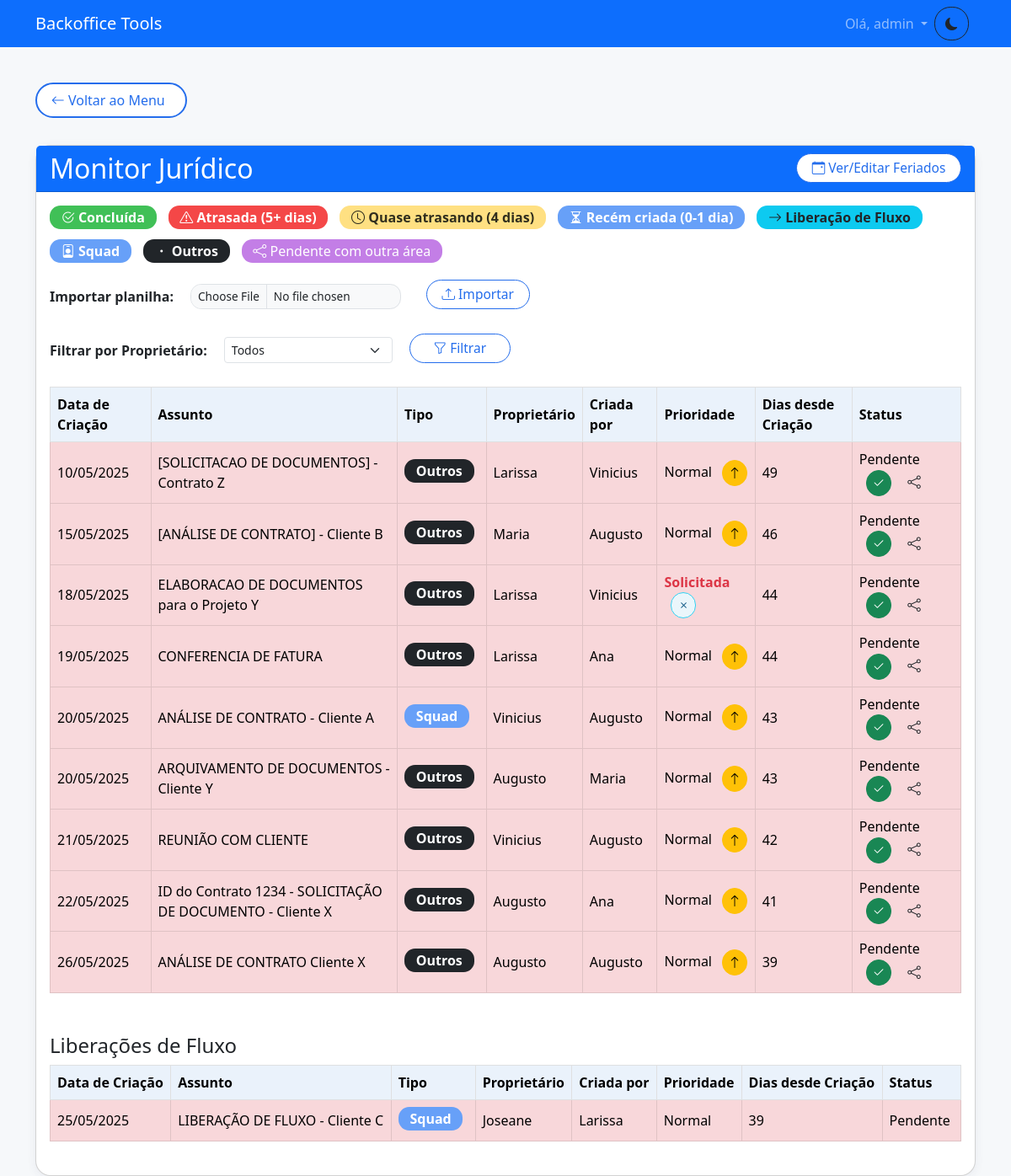
/monitor_juridico (signed in), run on the app's committed database.
### models.py (models this page shows, shortened)
class AtividadeJuridica(db.Model):
    id = db.Column(db.Integer, primary_key=True)
    tipo = db.Column(db.String(120), nullable=True)
    assunto = db.Column(db.String(255), nullable=True)
    data_criacao = db.Column(db.Date, nullable=False)
    proprietario = db.Column(db.String(120), nullable=True)
    criado_por = db.Column(db.String(120), nullable=True)
    prioridade = db.Column(db.String(50), default='Normal')
    status = db.Column(db.String(50), default='Pendente')
    data_ultimo_status = db.Column(db.DateTime, default=datetime.utcnow)
    areas_pendentes = db.Column(db.String(255), nullable=True)

### app.py (the view, shortened to what this page needs)
@app.route('/monitor_juridico', methods=['GET', 'POST'])
@permission_required('can_access_monitor_juridico')
def monitor_juridico():
    all_holidays_db = Feriado.query.order_by(Feriado.data).all()
    feriados_for_calc = {f.data for f in all_holidays_db}
    feriados_str = [f.format_date_br() for f in all_holidays_db]
    erro = None
    filter_proprietario = request.args.get('filter_proprietario', '').strip()
    def primeiro_nome(nome_completo):
        return str(nome_completo).strip().split(' ')[0] if nome_completo and str(nome_completo).strip() else ""
    query_atividades = AtividadeJuridica.query
    all_activities_from_db = query_atividades.all()
    atividades_geral = []
    atividades_liberacao = []
    for row_obj in all_activities_from_db:
        data_criacao = row_obj.data_criacao
        assunto = row_obj.assunto
        proprietario = primeiro_nome(row_obj.proprietario)
        criado_por = primeiro_nome(row_obj.criado_por)
        prioridade = row_obj.prioridade
        current_status_db = row_obj.status
        tipo_atividade = row_obj.tipo
        areas_pendentes_db = row_obj.areas_pendentes
        hoje = datetime.now().date()
        dias = dias_uteis_entre_datas(data_criacao, hoje, feriados_for_calc)
        cor = ''
        status_display = current_status_db
        if str(current_status_db).lower() == 'concluída':
            cor = 'table-success'
            status_display = 'Concluída'
        elif areas_pendentes_db and areas_pendentes_db.strip() and areas_pendentes_db.lower() != 'null':
            cor = 'table-area-externa'
            status_display = f"Pendente: {areas_pendentes_db.replace(',', ', ')}"
        elif isinstance(dias, int) and dias >= 5:
            cor = 'table-danger'
            status_display = 'Atrasada'
        elif isinstance(dias, int) and dias == 4:
            cor = 'table-warning'
            status_display = 'Quase atrasando'
        elif isinstance(dias, int) and dias <= 1:
            cor = 'table-primary'
            status_display = 'Recém criada'
        else:
            status_display = 'Pendente'
        atividade_dict = {
            'id': row_obj.id,
            'data_criacao': data_criacao.strftime('%d/%m/%Y'),
            'assunto': assunto,
            'proprietario': proprietario,
            'criador': criado_por,
            'prioridade': prioridade,
            'status': status_display,
            'dias': dias,
            'cor': cor,
            'tipo': tipo_atividade,
            'original_status': current_status_db,
            'areas_pendentes': areas_pendentes_db
        }
        if 'liberação de fluxo' in assunto.lower():
            atividades_liberacao.append(atividade_dict)
        else:
            atividades_geral.append(atividade_dict)
    atividades_geral = sorted(atividades_geral, key=lambda x: datetime.strptime(x['data_criacao'], "%d/%m/%Y"), reverse=False)
    atividades_liberacao = sorted(atividades_liberacao, key=lambda x: datetime.strptime(x['data_criacao'], "%d/%m/%Y"), reverse=False)
    unique_proprietarios = db.session.query(
        AtividadeJuridica.proprietario
    ).filter(AtividadeJuridica.proprietario != None).distinct().order_by(AtividadeJuridica.proprietario).all()
    unique_proprietarios_list = sorted(list(set(primeiro_nome(p[0]) for p in unique_proprietarios if p[0])))
    return render_template(
        'monitor_juridico.html',
        atividades=atividades_geral,
        liberacoes=atividades_liberacao,
        feriados=feriados_str,
        erro=erro,
        now=datetime.now(),
        unique_proprietarios=unique_proprietarios_list,
        filter_proprietario=filter_proprietario
    )

### templates/monitor_juridico.html (shortened to what this page needs)
{% extends "base.html" %}
{% block content %}
<a href="{{ url_for('menu') }}" class="btn btn-outline-primary mb-3">
    <i class="bi bi-arrow-left"></i> Voltar ao Menu
</a>
<div class="card mt-3">
    <div class="card-header bg-primary text-white d-flex justify-content-between align-items-center">
        <h2 class="mb-0">Monitor Jurídico</h2>
        <div class="d-flex align-items-center">
            <button type="button" class="btn btn-outline-primary btn-sm ms-2" data-bs-toggle="modal" data-bs-target="#modalFeriados" style="min-width:140px;">
                <i class="bi bi-calendar-event"></i> Ver/Editar Feriados
            </button>
        </div>
    </div>
    <div class="card-body">
        <div class="mb-3 d-flex flex-wrap gap-2 align-items-center">
            <span class="badge bg-success"><i class="bi bi-check2-circle"></i> Concluída</span>
            <span class="badge bg-danger"><i class="bi bi-exclamation-triangle"></i> Atrasada (5+ dias)</span>
            <span class="badge bg-warning text-dark"><i class="bi bi-clock"></i> Quase atrasando (4 dias)</span>
            <span class="badge bg-primary"><i class="bi bi-hourglass-split"></i> Recém criada (0-1 dia)</span>
            <span class="badge bg-info text-dark"><i class="bi bi-arrow-right"></i> Liberação de Fluxo</span>
            <span class="badge bg-primary text-white"><i class="bi bi-person-badge"></i> Squad</span>
            <span class="badge bg-dark text-white"><i class="bi bi-dot"></i> Outros</span>
            <span class="badge bg-area"><i class="bi bi-share"></i> Pendente com outra área</span>
        </div>
        <form method="post" enctype="multipart/form-data" class="d-flex align-items-center mb-4" style="gap:12px;">
            <label for="file" class="form-label mb-0 me-2"><strong>Importar planilha:</strong></label>
            <input class="form-control form-control-sm" style="width:250px;max-width:250px;display:inline-block;" type="file" id="file" name="file" accept=".xlsx,.xls">
            <button class="btn btn-outline-primary btn-sm ms-2" type="submit">
                <i class="bi bi-upload"></i> Importar
            </button>
        </form>
        <form method="GET" action="{{ url_for('monitor_juridico') }}" class="d-flex align-items-center mb-4" style="gap:12px;">
            <label for="filter_proprietario" class="form-label mb-0 me-2"><strong>Filtrar por Proprietário:</strong></label>
            <select class="form-select form-select-sm" style="width:200px;max-width:200px;display:inline-block;" id="filter_proprietario" name="filter_proprietario">
                <option value="">Todos</option>
            </select>
            <button class="btn btn-outline-primary btn-sm ms-2" type="submit">
                <i class="bi bi-funnel"></i> Filtrar
            </button>
        </form>
        <div class="table-responsive">
            <table class="table table-bordered align-middle" id="tabelaAtividades">
                <thead class="table-light">
                    <tr>
                        <th>Data de Criação</th>
                        <th>Assunto</th>
                        <th>Tipo</th>
                        <th>Proprietário</th>
                        <th>Criada por</th>
                        <th>Prioridade</th>
                        <th>Dias desde Criação</th>
                        <th>Status</th>
                    </tr>
                </thead>
                <tbody id="tbodyAtividades">
                    {% for a in atividades %}
                        <tr class="{{ a.cor }}" data-original-class="{{ a.cor }}" data-id="{{ a.id }}" data-dias="{{ a.dias }}">
                            <td>{{ a.data_criacao }}</td>
                            <td>{{ a.assunto }}</td>
                            <td>
                                {% if a.tipo and a.tipo.lower().startswith('squad') %}
                                    <span class="badge bg-primary">Squad</span>
                                {% elif a.tipo and a.tipo.lower() == 'outros' %}
                                    <span class="badge bg-dark">Outros</span>
                                {% elif a.tipo %}
                                    <span class="badge bg-success">{{ a.tipo }}</span>
                                {% else %}
                                    <span class="badge bg-secondary">Não informado</span>
                                {% endif %}
                            </td>
                            <td>{{ a.proprietario }}</td>
                            <td>{{ a.criador }}</td>
                            <td>
                                <span class="prioridade-label">{% if a.prioridade == 'Solicitada' %}<b class="text-danger">Solicitada</b>{% else %}{{ a.prioridade or 'Normal'}}{% endif %}</span>
                                <button type="button" class="btn btn-warning btn-sm btn-prioridade ms-2" title="Priorizar"
                                        {% if a.prioridade == 'Solicitada' %}style="display:none;"{% endif %}>
                                    <i class="bi bi-arrow-up"></i>
                                </button>
                                <button type="button" class="btn btn-outline-secondary btn-sm btn-desprioridade ms-2" title="Remover Prioridade"
                                        {% if a.prioridade != 'Solicitada' %}style="display:none;"{% endif %}>
                                    <i class="bi bi-x"></i>
                                </button>
                            </td>
                            <td>{{ a.dias }}</td>
                            <td>
                                <span class="span-status">
                                    {% if a.original_status.lower() == 'concluída' %}
                                        Concluída
                                    {% elif a.areas_pendentes and a.areas_pendentes != 'null' %}
                                        Pendente: {{ a.areas_pendentes.replace(',', ', ') }}
                                    {% else %}
                                        {{ a.original_status or '' }}
                                    {% endif %}
                                </span>
                                <button type="button" class="btn btn-success btn-sm btn-status ms-2" title="Marcar como concluída"
                                    {% if a.original_status.lower() == 'concluída' %}style="display:none;"{% endif %}>
                                    <i class="bi bi-check2"></i>
                                </button>
                                <button type="button" class="btn btn-outline-area btn-outraarea ms-2" title="Marcar como pendente com outra área"
                                    {% if a.original_status.lower() == 'concluída' %}style="display:none;"{% endif %}>
                                    <i class="bi bi-share"></i>
                                </button>
                            </td>
                        </tr>
                    {% endfor %}
                </tbody>
            </table>
        </div>
        {% if liberacoes %}
        <h4 class="mt-4 mb-2">Liberações de Fluxo</h4>
        <div class="table-responsive">
            <table class="table table-bordered align-middle" id="tabelaLiberacoes">
                <thead class="table-light">
                    <tr>
                        <th>Data de Criação</th>
                        <th>Assunto</th>
                        <th>Tipo</th>
                        <th>Proprietário</th>
                        <th>Criada por</th>
                        <th>Prioridade</th>
                        <th>Dias desde Criação</th>
                        <th>Status</th>
                    </tr>
                </thead>
                <tbody id="tbodyLiberacoes">
                    {% for l in liberacoes %}
                        <tr class="{{ l.cor }}" data-original-class="{{ l.cor }}" data-id="{{ l.id }}" data-dias="{{ l.dias }}">
                            <td>{{ l.data_criacao }}</td>
                            <td>{{ l.assunto }}</td>
                            <td>
                                {% if l.tipo and l.tipo.lower().startswith('squad') %}
                                    <span class="badge bg-primary">Squad</span>
                                {% elif l.tipo and l.tipo.lower() == 'outros' %}
                                    <span class="badge bg-dark">Outros</span>
                                {% elif l.tipo %}
                                    <span class="badge bg-success">{{ l.tipo }}</span>
                                {% else %}
                                    <span class="badge bg-secondary">Não informado</span>
                                {% endif %}
                            </td>
                            <td>{{ l.proprietario }}</td>
                            <td>{{ l.criador }}</td>
                            <td><span class="prioridade-label">{{ l.prioridade or 'Normal'}}</span></td>
                            <td>{{ l.dias }}</td>
                            <td>
                                <span class="span-status">
                                    {% if l.original_status.lower() == 'concluída' %}
                                        Concluída
                                    {% elif l.areas_pendentes and l.areas_pendentes != 'null' %}
                                        Pendente: {{ l.areas_pendentes.replace(',', ', ') }}
                                    {% else %}
                                        {{ l.original_status or '' }}
                                    {% endif %}
                                </span>
                            </td>
                        </tr>
                    {% endfor %}
                </tbody>
            </table>
        </div>
        {% endif %}
    </div>
</div>
{% endblock %}

### templates/base.html (shortened to what this page needs)
<!DOCTYPE html>
<html lang="pt-BR">
<head>
    <link href="https://cdn.jsdelivr.net/npm/bootstrap@5.3.0/dist/css/bootstrap.min.css" rel="stylesheet">
    <link rel="stylesheet" href="https://cdn.jsdelivr.net/npm/bootstrap-icons@1.8.0/font/bootstrap-icons.css">
    <link rel="stylesheet" href="{{ url_for('static', filename='styles.css') }}">
</head>
<body class="{% if request.path == url_for('login') %}login-page{% endif %}">
    {% if 'username' in session or request.path == url_for('login') %}
    <nav class="navbar navbar-expand-lg navbar-dark bg-primary">
        <div class="container">
            <a class="navbar-brand" href="{{ url_for('home') }}">Backoffice Tools</a>
            <div class="navbar-nav ms-auto">
                {% if 'username' in session %}
                    <div class="nav-item dropdown">
                        <a class="nav-link dropdown-toggle" href="#" id="navbarDropdownUser" role="button" data-bs-toggle="dropdown" aria-expanded="false">
                            Olá, {{ session['username'] }}
                        </a>
                    </div>
                    <button id="darkModeToggle" class="btn btn-sm {% if body_classes and 'dark-mode' in body_classes %}btn-outline-light{% else %}btn-outline-dark{% endif %} me-2">
                        <i class="bi {% if body_classes and 'dark-mode' in body_classes %}bi-sun-fill{% else %}bi-moon-fill{% endif %}"></i>
                    </button>
                {% else %}
                    <button id="darkModeToggle" class="btn btn-sm btn-outline-light me-2">
                        <i class="bi bi-moon-fill"></i>
                    </button>
                {% endif %}
            </div>
        </div>
    </nav>
    {% endif %}
    <div class="container mt-4">
        {% block content %}{% endblock %}
    </div>
</body>
</html>

### data on the page
AtividadeJuridica: data_criacao "10/05/2025", assunto "[SOLICITACAO DE DOCUMENTOS] - Contrato Z", tipo "Outros", proprietario "Larissa", criador "Vinicius", prioridade "Normal", dias "49", status "Pendente"
AtividadeJuridica: data_criacao "15/05/2025", assunto "[ANÁLISE DE CONTRATO] - Cliente B", tipo "Outros", proprietario "Maria", criador "Augusto", prioridade "Normal", dias "46", status "Pendente"
AtividadeJuridica: data_criacao "18/05/2025", assunto "ELABORACAO DE DOCUMENTOS para o Projeto Y", tipo "Outros", proprietario "Larissa", criador "Vinicius", prioridade "Solicitada", dias "44", status "Pendente"
AtividadeJuridica: data_criacao "19/05/2025", assunto "CONFERENCIA DE FATURA", tipo "Outros", proprietario "Larissa", criador "Ana", prioridade "Normal", dias "44", status "Pendente"
AtividadeJuridica: data_criacao "20/05/2025", assunto "ANÁLISE DE CONTRATO - Cliente A", shows "Squad", proprietario "Vinicius", criador "Augusto", prioridade "Normal", dias "43", status "Pendente"
AtividadeJuridica: data_criacao "20/05/2025", assunto "ARQUIVAMENTO DE DOCUMENTOS - Cliente Y", tipo "Outros", proprietario "Augusto", criador "Maria", prioridade "Normal", dias "43", status "Pendente"
AtividadeJuridica: data_criacao "21/05/2025", assunto "REUNIÃO COM CLIENTE", tipo "Outros", proprietario "Vinicius", criador "Augusto", prioridade "Normal", dias "42", status "Pendente"
AtividadeJuridica: data_criacao "22/05/2025", assunto "ID do Contrato 1234 - SOLICITAÇÃO DE DOCUMENTO - Cliente X", tipo "Outros", proprietario "Augusto", criador "Ana", prioridade "Normal", dias "41", status "Pendente"
AtividadeJuridica: data_criacao "26/05/2025", assunto "ANÁLISE DE CONTRATO Cliente X", tipo "Outros", proprietario "Augusto", criador "Augusto", prioridade "Normal", dias "39", status "Pendente"
AtividadeJuridica: data_criacao "25/05/2025", assunto "LIBERAÇÃO DE FLUXO - Cliente C", shows "Squad", proprietario "Joseane", criador "Larissa", prioridade "Normal", dias "39", status "Pendente"

### other printed values
{{ session['username'] }} "admin"
